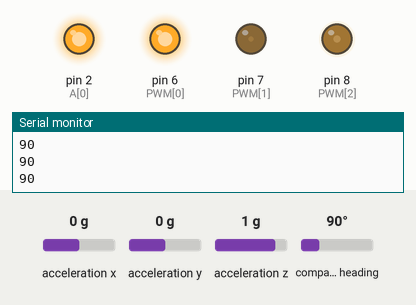
This sketch was run on a simulated Arduino Mega 2560, built with avr-gcc and run on an emulated ATmega2560. Parts: output pins drawn as LEDs (lit = HIGH), the last lines printed to the serial monitor. The test bench sets the inputs (shaded band); at power-on: compass heading 90°, acceleration x 0 g, acceleration y 0 g, acceleration z 1 g. Pins used as bus, display or sensor lines are not drawn.

Above: at 1.2 s.
1.3 s: compass heading set to 7°
At 1.7 s:
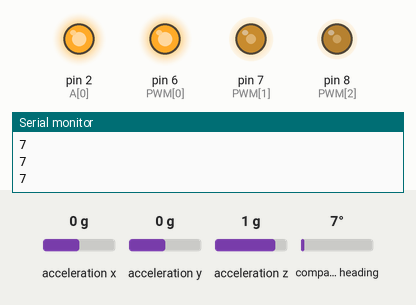
2.8 s: compass heading set to 180°
At 3.6 s:
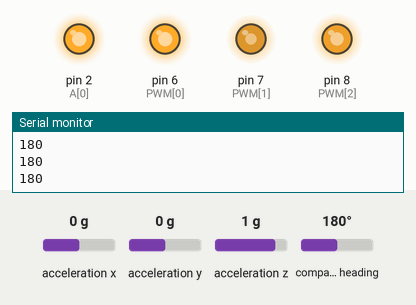
4.3 s: compass heading set to 269°
At 4.6 s:
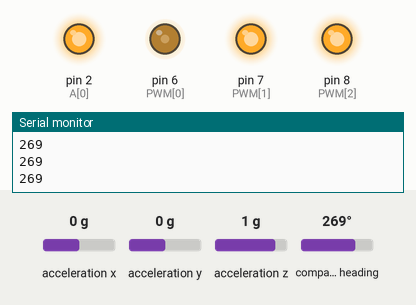
5.8 s: compass heading set to 352°
At 6.7 s:
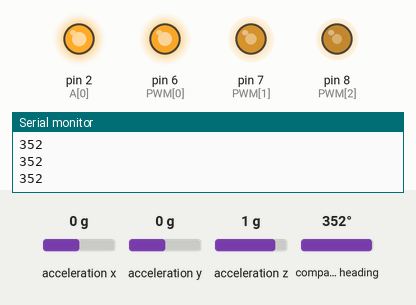
7.3 s: compass heading set to 90°
At 7.9 s:
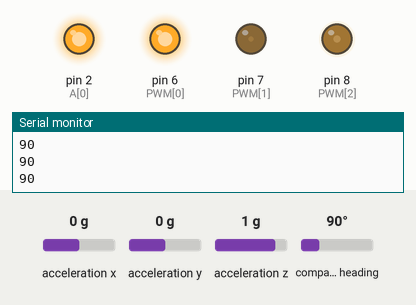
Timing chart, 0 to 9.8 s (numbered marks = the images above; inputs shaded):
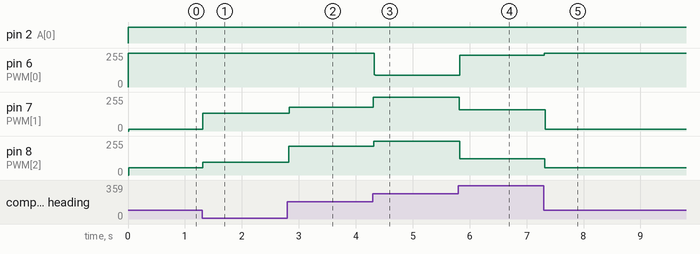

The sketch:

ganon.ino
```cpp
#include <Adafruit_Sensor.h>

#include <Adafruit_BNO055.h>


//PIN SPI------------------------------------
//#define Nbyte 1
#define _SCK   52
#define _MISO  50
#define _MOSI  51
#define _SS    53

#define KP 1.6 // definisco il proporzionale
#define KI 0.1 // definisco l'integrale
#define KD 0.9 // definisco il derivatospi_readfrom644l()

Adafruit_BNO055 bno=Adafruit_BNO055();

byte A[3]={2,10,12};
byte B[3]={3,11,13};
byte PWM [3]={6,7,8};

int ang_sen[20]={0,15,30,45,60,75,90,112,135,157,180,203,225,248,270,285,300,315,330,345};

float vy;
float vx;
float velocita1=0;
float velocita2=0;
float velocita3=0;
float integral=0;
float deltaPRE=0;
float pidfactor=0;
int h;
int spompaciuccioapalloncino;

//VARIABILI RELATIVE ALLA LETTURA DELLA PALLA---------------
byte spi_temp_byte = 0;    // dato grezzo letto da SPI
byte ball_sensor = 0;      // sensore che vede la palla
byte ball_distance = 0;    // distanza della palla con valore da 0 a 6
bool ball_seen = false;    // palla in vista si/no era byte
byte old_s_ball;           // sensore che vedeva la palla in precedenza, paragonato con ball_sensor
unsigned long time_s_ball; // millisecondipassati dal cambiamento di sensore che vede la palla (KEEPER)
int dir=0;
//Variabili relative alla lettura delle linee---------------------------------------
byte line[6]={A8,A9,A10,A12,A13};
volatile byte state=0;


void setup() {
  Serial.begin(9600);

  bno.begin(bno.OPERATION_MODE_IMUPLUS);
  bno.setExtCrystalUse(true);
  initSPI();

  for(int i = 0 ; i<3 ; i++)
  {
    pinMode(i,OUTPUT);
  }
  for(int K=0 ; K<6 ; K++){
    pinMode(line[K],INPUT);
  }
}


void loop() {
  readimu(); //leggo la bussola
  ganon(55);
  spi_readfrom644l();//read the distance and position of the ball

  }

void orario(int mot ){  // funzione movimento orario
  digitalWrite(A[mot],HIGH);
  digitalWrite(B[mot],LOW);
}
void antiorario(int mot){ // funzione movimento antiorario
  digitalWrite(A[mot],LOW);
  digitalWrite(B[mot],HIGH);
}


void vm(float V, float d) // funzione movimento
{
  vx=V*cos(rad(d));  //vettore asse x
  vy=-V*sin(rad(d)); //vettore asse y


  velocita1=sin(rad(60))*vx+cos (rad(60))*vy;//vmot1
  velocita2=sin(rad(180))*vx+cos (rad(180))*vy;//vmot2
  velocita3=sin(rad(300))*vx+cos (rad(300))*vy;//vmot3


  pidfactor=upid(); // aggiorno il pid con l'upid

  velocita1+=pidfactor;
  velocita2+=pidfactor;
  velocita3+=pidfactor;

  velocita1= constrain(velocita1, -255 , +255);  //do alle velocita il comando che non possono superare il 255 e non può andare sotto al -255
  velocita2= constrain(velocita2, -255 , +255);
  velocita3= constrain(velocita3, -255 , +255);

  if(velocita1>0) orario(0);
  else antiorario(0);
  analogWrite(PWM[0],abs(velocita1)); //abs sta per prendo solo i valori assoluti(positivi)

  if(velocita2>0) orario(1);
  else antiorario(1);
  analogWrite(PWM[1],abs(velocita2));

  if(velocita3>0) orario(2);
  else antiorario(2);
  analogWrite(PWM[2],abs(velocita3));

}


float rad(float d){
  return(d*PI)/180;
}

void readimu(){
  imu::Vector<3> euler=bno.getVector(Adafruit_BNO055::VECTOR_EULER);
  spompaciuccioapalloncino=euler.x();
  Serial.println(spompaciuccioapalloncino);
}

float upid(){
  float errorP,errorI,errorD,delta;
  delta=spompaciuccioapalloncino;
  if(delta>180) delta = delta-360;
  errorP = delta*KP;
  errorI = KD*(delta-deltaPRE);
  deltaPRE = delta;
  integral = 0.5 * integral+delta;
  errorI = KI*integral;
  return errorP+errorI+errorD;
}


//initializing the spi pins and setting spi in master mode
void initSPI(){
  pinMode (_SCK, OUTPUT);
  pinMode (_MISO, INPUT);
  pinMode (_MOSI, OUTPUT);
  pinMode (_SS, OUTPUT);
  digitalWrite( _SS, HIGH); // Slave not selected
  SPCR = 81; //ARDUINO MEGA IS THE MASTER!
}//------------------------------------------------------------


//read from the spi slave that gives us the ball position
void spi_readfrom644l() //aggiorna ball_sensor e ball_distance
{
  PORTB = PORTB & 254;  //slave selected = digitalWrite( _SS, LOW)
  spi_temp_byte = spi_tx_rx(255);            //sends 255 to the slave and stores the byte received
  PORTB = PORTB | 1;                         //slave disabled = digitalWrite( _SS, HIGH)
  if (spi_temp_byte == 255) return;          //if the data received is 255, the slave wasn't ready, uses the old ball informations

  ball_sensor = spi_temp_byte & 31;          //extracting the first 5 bits that tell us what ir sensor sees the ball
  ball_distance = (spi_temp_byte & 224) >> 5;//extracting the last 3 bits that tell us the ball distance
  return;
}//------------------------------------------------------------


//general function to receive and send 1 byte to the slave
byte spi_tx_rx( byte d)
{
  SPDR = d;                     //sending 1 byte to the slave
  while ( (SPSR & 128) == 0);   //wait until we got something back as a response

  return SPDR;                  //return the byte received
}//------------------------------------------------------------


  void ganon(int plus){
    spi_readfrom644l();
    int dir=0;
    int ball2;
    int ang=ang_sen[ball_sensor];


    if(ang>340 || ang <20)plus-=20;
    if(ang>180)ball2 = ang - 360;
    else ball2 = ang;

    if(ball2>0) dir= ang+plus;
    else dir=ang-plus;

    if(dir<0)dir= dir+360;
    else dir= dir;
    vm(255,dir);
    if(ball_distance==6)vm(0,0);
  }
```

Measured:
- after the input at 1.3 s, pin 7 (PWM[1]): 15/255 → 133/255 at once; pin 8 (PWM[2]): 54/255 → 95/255 at once
- after the input at 2.8 s, pin 7 (PWM[1]): 133/255 → 177/255 at once; pin 8 (PWM[2]): 95/255 → 216/255 at once
- after the input at 4.3 s, pin 6 (PWM[0]): 255/255 → 90/255 at once; pin 7 (PWM[1]): 177/255 → 255/255 at once; pin 8 (PWM[2]): 216/255 → 255/255 at once
- after the input at 5.8 s, pin 6 (PWM[0]): 90/255 → 239/255 at once; pin 7 (PWM[1]): 255/255 → 160/255 at once; pin 8 (PWM[2]): 255/255 → 122/255 at once
- after the input at 7.3 s, pin 6 (PWM[0]): 239/255 → 255/255 at once; pin 7 (PWM[1]): 160/255 → 15/255 at once; pin 8 (PWM[2]): 122/255 → 54/255 at once
